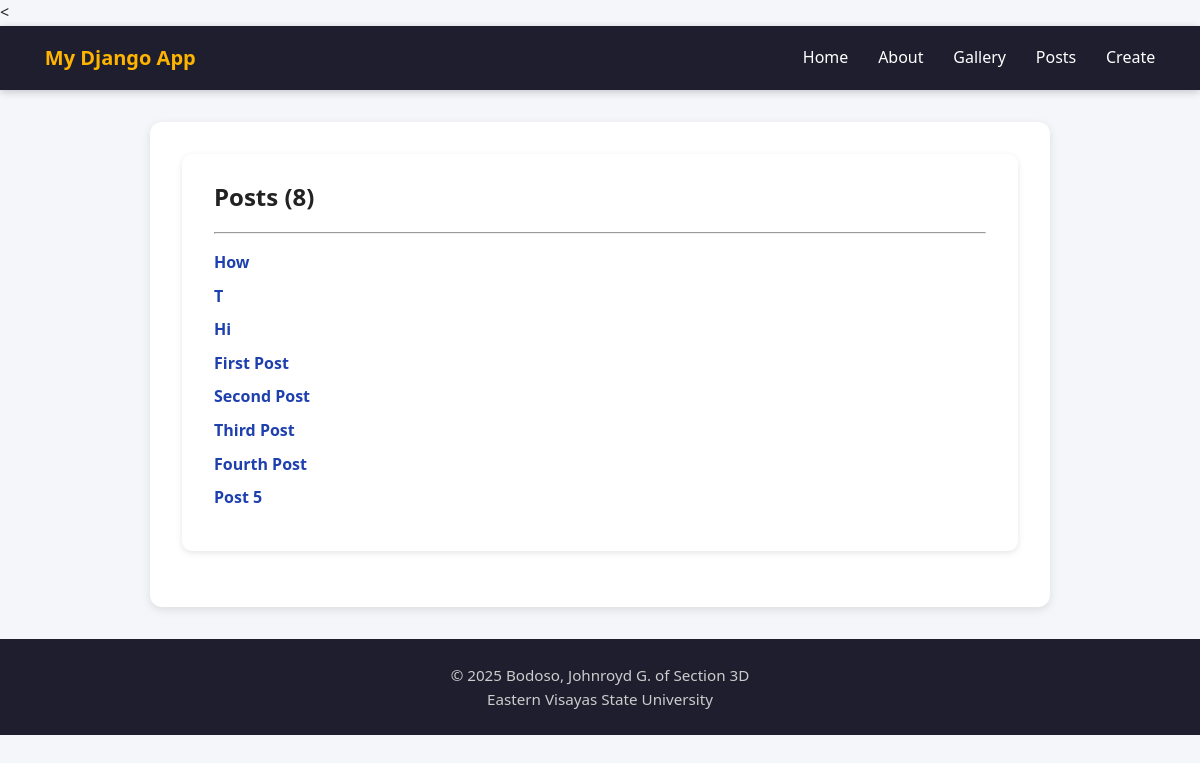
The app's page /posts/, older data.
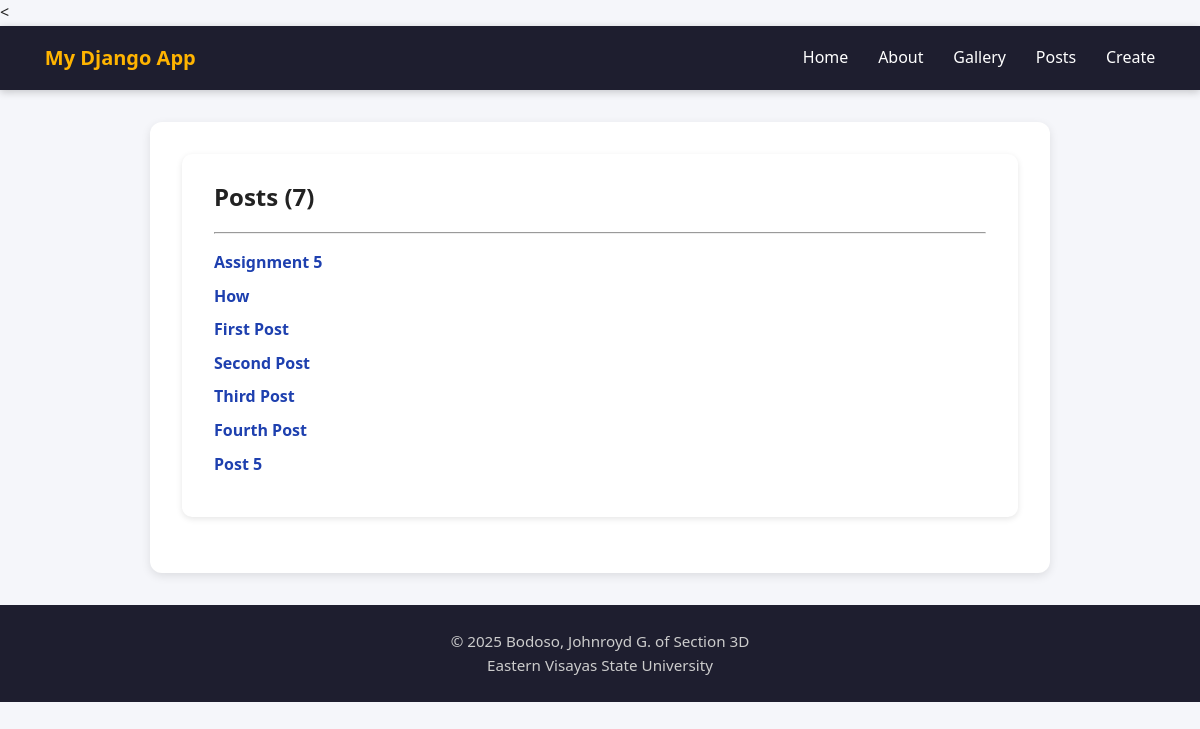
The same page, newer data.
### pages/models.py (models this page shows, shortened)
class Post(models.Model):
    title = models.CharField(max_length=100, validators=[MinLengthValidator(3)])
    body = models.TextField(validators=[MinLengthValidator(10)])
    created_at = models.DateTimeField(auto_now_add=True)
    class Meta:
        ordering = ['-created_at']
        constraints = [
            models.UniqueConstraint(fields=['title'], name='unique_post_title')
        ]

### pages/views.py (the view)
# urls.py: path('posts/', views.post_list, name='post_list'),
def post_list(request):
    posts = Post.objects.all()
    context = {'posts': posts, 'title': 'Posts'}
    return render(request, 'post_list.html', context)

### pages/templates/post_list.html (shortened to what this page needs)
{% extends 'base.html' %}
{% block content %}
<section class="card">
    <h1>Posts ({{ posts.count }})</h1>
    <hr>
    <ul class="post-list">
        {% for post in posts %}
        <li>
            <a href="{% url 'post_view' post.pk %}" class="post-link">{{ post.title }}</a>
        </li>
        {% empty %}
        <p class="muted">No posts yet.</p>
        {% endfor %}
    </ul>
</section>
{% endblock %}

### pages/templates/base.html (shortened to what this page needs)
<<!DOCTYPE html>
<html lang="en">
<head>
    {% load static %}
    <link rel="stylesheet" href="{% static 'css/style.css' %}">
</head>
<body>
    <header>
        <nav class="navbar">
            <div class="nav-brand"><a href="{% url 'home' %}">My Django App</a></div>
            <div class="nav-links">
                <a href="{% url 'home' %}">Home</a>
                <a href="{% url 'about' %}">About</a>
                <a href="{% url 'gallery' %}">Gallery</a>
                <a href="{% url 'post_list' %}">Posts</a>
                <a href="{% url 'post_create' %}">Create</a>
            </div>
        </nav>
    </header>
    <main class="container">
        {% block content %}{% endblock %}
    </main>
    <footer>
        <p>&copy; 2025 Bodoso, Johnroyd G. of Section 3D</p>
        <p>Eastern Visayas State University</p>
    </footer>
</body>
</html>

### pages/static/css/style.css (style rules this page uses)
* { box-sizing: border-box; margin: 0; padding: 0; }
body { font-family: "Segoe UI", Roboto, system-ui, sans-serif; line-height: 1.6; background: #f5f6fa; color: #222; margin: 0; }
header { background: #1e1e2f; color: #fff; padding: 1rem 2rem; box-shadow: 0 2px 8px rgba(0, 0, 0, 0.2); }
.navbar { display: flex; justify-content: space-between; align-items: center; }
.navbar a { color: #fff; text-decoration: none; margin: 0 0.8rem; font-weight: 500; transition: color 0.3s ease; }
.nav-brand a { font-weight: bold; font-size: 1.25rem; color: #ffb400; text-decoration: none; }
.container { max-width: 900px; margin: 2rem auto; background: #fff; padding: 2rem; border-radius: 12px; box-shadow: 0 3px 10px rgba(0,0,0,0.1); }
.card { background: white; border-radius: 10px; padding: 1.5rem 2rem; margin-bottom: 1.5rem; box-shadow: 0 2px 6px rgba(0,0,0,0.1); }
h1, h2, h3 { color: #222; margin-bottom: 1rem; }
ul { margin: 1rem 0; padding-left: 1.25rem; }
.post-list { list-style: none; padding: 0; }
.post-list li { margin: 0.5rem 0; }
.post-link { font-weight: 600; color: #1e40af; text-decoration: none; }
footer { text-align: center; padding: 1.5rem 0; margin-top: 2rem; background: #1e1e2f; color: #ccc; font-size: 0.95rem; }

Row changes from the older to the newer data that the page shows:
removed Post: title "T"
removed Post: title "Hi"
added Post: title "Assignment 5"
Text that changed along with them:
{{ posts.count }}: "8" → "7"
